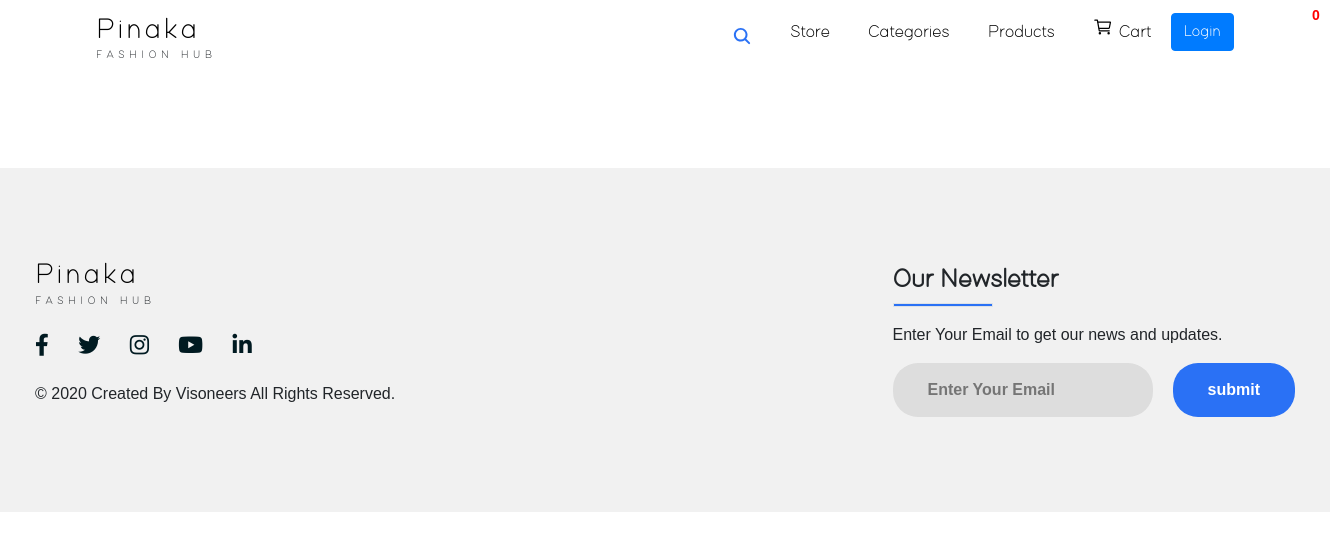
/, run on an earlier commit of the app's database.
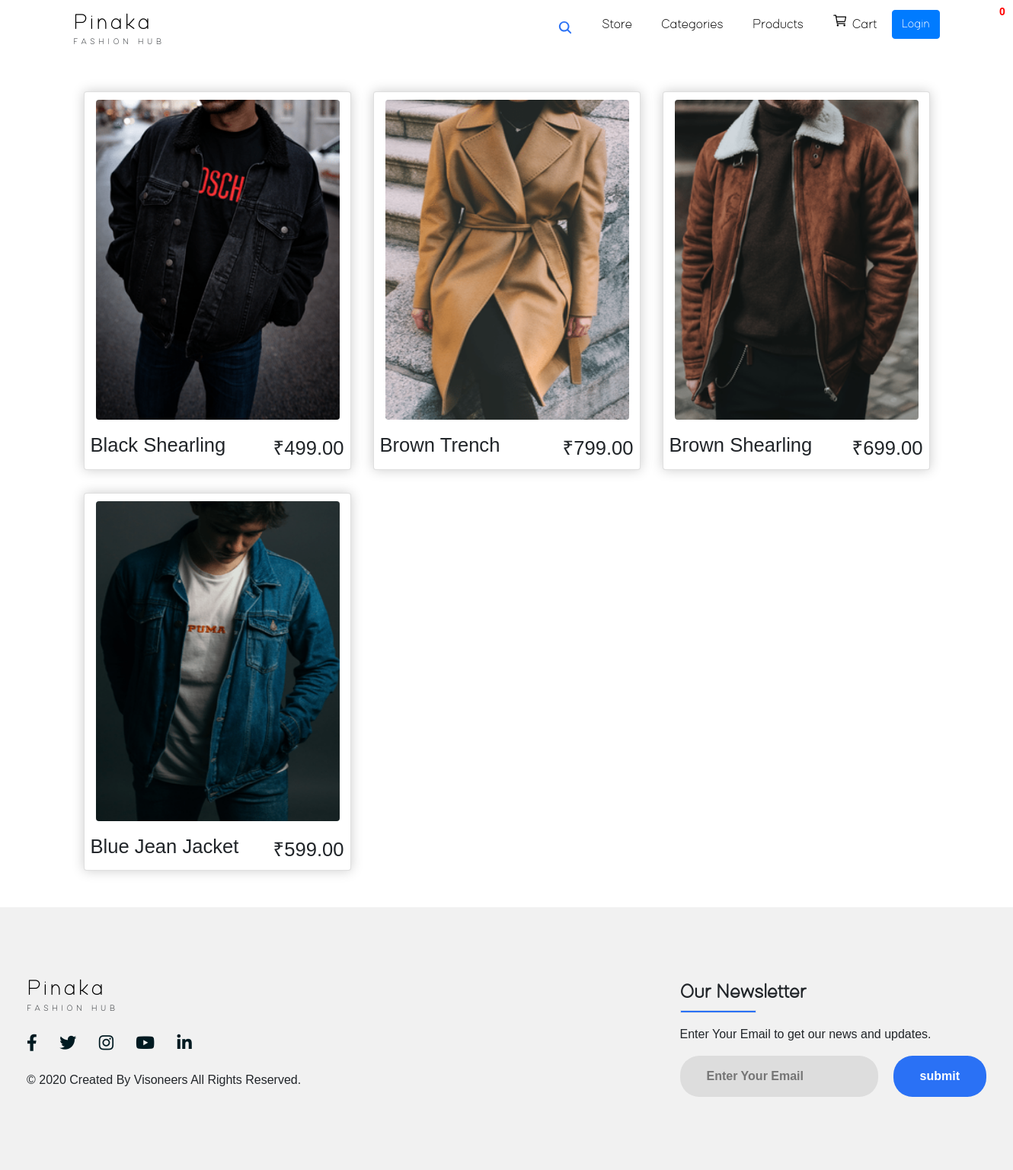
And on a later commit of the database.
### store/models.py (models this page shows, shortened)
class Product(models.Model):
    name=models.CharField(max_length=200,null=True)
    price=models.FloatField()
    digital=models.BooleanField(default=False,null=True,blank=False)
    image=models.ImageField(null=True,blank=True)
    @property
    def imageURL(self):
        try:
            url=self.image.url #chk
        except:
            url=' '
        return url

### store/views.py (the view)
# urls.py: path('', views.store, name = "store"),
def store(request):
    products=Product.objects.all()
    context = {'products':products}
    return render(request, 'store/store.html', context)

### store/templates/store/store.html
{% extends 'store/main.html' %}
{% load static %}
{% block content %}
<div class="product">
    {% for product in products %}
    <div class="box-element card">
        <div class="img">
            <img src="{{product.imageURL}}" alt="Network Problem">
        </div>
        <div class="content">
            <h1>{{product.name}}</h1>
            <span class="price">₹{{product.price|floatformat:2}}</span>
        </div>
    </div>
    {% endfor %}
</div>
{% endblock content %}

### store/templates/store/main.html (shortened to what this page needs)
<!DOCTYPE html>
{% load static %}
<html lang="en">
<head>
    <link rel="stylesheet" href="https://cdn.jsdelivr.net/npm/bootstrap@4.5.3/dist/css/bootstrap.min.css">
    <link rel="stylesheet" href="https://cdnjs.cloudflare.com/ajax/libs/font-awesome/5.11.2/css/all.css">
    <link rel = "stylesheet" type = "text/css" href = "{% static 'css/main.css' %}">
</head>
<body>
    <p id="cart-total">0</p>
    <nav class="navigation">
        <div class="heading">
            <h1><a href="{% url 'store' %}">Pinaka</a></h1>
            <p>FASHION HUB</p>
        </div>
        <div>
            <ul class="nav-menu">
                <span class="search-box">
                <li > <input class="input_box" type="text"  placeholder="Search">
                    <a class="search-btn" href="#" >
                        <ion-icon id="search-btn" name="search"></ion-icon>
                    </a>
                </li>
            </span>
                <li><a href="{% url 'store' %}">Store</a></li>
                <li><a href="project.html">Categories</a></li>
                <li><a href="product.html">Products</a></li>
                <li><a href="{% url 'cart' %}"><ion-icon name="cart-outline"></ion-icon>Cart</ion-icon></a></li>
                <button type="button" class="btn btn-primary">Login</button>
            </ul>
        </div>
    </nav>
    <div class="container">
        <br><br>
        {% block content %}
        {% endblock content %}
    </div>
    <br><br>
    <footer>
        <div class="footer-container">
            <div class="left-col">
                <div class="heading">
                    <h1><a href="{% url 'store' %}">Pinaka</a></h1>
                    <p>FASHION HUB</p>
                </div>
                <div class="social-media">
                <a href="#"><i class="fab fa-facebook-f"></i></a>
                <a href="#"><i class="fab fa-twitter"></i></a>
                <a href="#"><i class="fab fa-instagram"></i></a>
                <a href="#"><i class="fab fa-youtube"></i></a>
                <a href="#"><i class="fab fa-linkedin-in"></i></a>
                </div>
                <p class="rights-text">© 2020 Created By Visoneers All Rights Reserved.</p>
            </div>
            <div class="right-col">
                <h1>Our Newsletter</h1>
                <div class="border"></div>
                <p>Enter Your Email to get our news and updates.</p>
                <form action="" class="newsletter-form">
                <input type="text" class="txtb" placeholder="Enter Your Email">
                <input type="submit" class="button" value="submit">
                </form>
            </div>
        </div>
      </footer>
</body>
</html>

### static/css/main.css (style rules this page uses)
html, body { margin: 0; padding: 0; width: 100%; height: 100vh; font-family: "Helvetica"; }
a, a:hover { color: black; text-decoration: none; }
ion-icon { font-size: 20px; padding-right: 6px; }
.search-box { position: relative; top: 40px; left: -10px; transform: translate(0,-100%); height:35px; background:rgba(255, 255, 255, 0); border-radius:3px; padding:10px; }
.input_box { height: 25px; background: none; border: none; outline:none; float:left; padding-right: 2px; color:black; font-size: 16px; transition: 0.4s all; line-height: 2px; width:0px; }
#search-btn { right:0px; padding-right:2px; }
.search-btn { top: -7px; color: #2a71f5; float: right; width: 35px; height: 32px; justify-content: center; line-height: 42px; text-align: center; border-radius: 50%; }
.navigation { display: flex; flex-direction: row; justify-content: space-between; font-size: 1.5rem; padding: 0.8rem 6rem; height: 9vh; overflow: hidden; }
.heading { display: block; font-family: "Demure"; font-size: 1.3rem; letter-spacing: 3px; }
.heading h1 { font-size: 1.8rem; margin-block-end: 0em; }
.heading p { font-size: 0.7rem; letter-spacing: 4.5px; margin-block-start: 0em; }
.navigation .nav-menu { margin: 0; display: flex; list-style-type: none; font-family: "Demure"; }
.navigation .nav-menu a { padding: 0rem 1.2rem; font-size: 1.1rem; position: relative; }
#cart-total { display: block; position: absolute; color: red; font-size: 14px; font-weight: bold; margin: 0.3rem 82rem; }
.product { position: relative; display: grid; grid-template-columns: repeat(auto-fit, minmax(350px, 1fr)); box-sizing: border-box; grid-gap: 30px ; justify-items: center; width: 100%; }
.product .card { position: relative; display: flex; width: 351px; flex-direction: column; transition: 0.3s ease-in-out; padding: 0px; }
.product .card .img { position: relative; width: 320px; height: 440px; top: 10px; left: 15px; }
.product .card .img img { width: 100%; height: 420px; border-radius: 4px; }
.content { display: inline-flex; position: relative; padding: 8px; align-items: flex-start; justify-content: space-between; }
.content h1, .content .price { font-size: 1.6rem; }
.box-element { box-shadow:hsl(0, 0%, 80%) 0 0 16px; border-radius: 4px; background-color: #fff; padding: 10px; }
.product { border-radius: 0 0 4px 4px; }
footer { background: #f1f1f1; padding: 90px 0; }
.footer-container { max-width: 1300px; margin: auto; padding: 0 20px; display: flex; justify-content: space-between; align-items: center; flex-wrap: wrap-reverse; }
.social-media { margin: 20px 0; }
.social-media a { color: #001a21; margin-right: 25px; font-size: 22px; text-decoration: none; transition: .3s linear; }
.right-col h1 { font-family: "Demure"; font-weight: bold; font-size: 26px; }
.right-col p { margin-block-start: 1em; }
.border { width: 100px; height: 4px; background: #2a71f5; }
.newsletter-form { display: flex; justify-content: center; align-items: center; flex-wrap: wrap; }
.txtb { flex: 1; padding: 15px 35px; font-size: 16px; color: #293043; background: #ddd; border: none; font-weight: 700; outline: none; border-radius: 25px; min-width: 260px; }
.button { padding: 15px 35px; font-size: 16px; color: white; background: #2a71f5; border: none; font-weight: 700; outline: none; border-radius: 25px; margin-left: 20px; cursor: pointer; transition: opacity .3s linear; }

What changed in the data, as far as the page shows it:
added Product: imageURL (picture), name "Black Shearling", price "499.00"
added Product: imageURL (picture), name "Brown Trench", price "799.00"
added Product: imageURL (picture), name "Brown Shearling", price "699.00"
added Product: imageURL (picture), name "Blue Jean Jacket", price "599.00"
